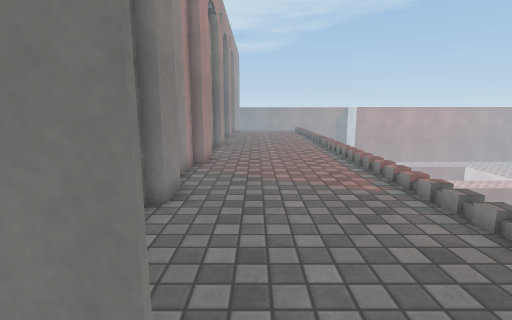
View 1 (above)

18 first-person views from a walk through a 3-D level made in the Unity game engine. The camera is 1.2 m above the floor, tilts 10° down and sees 85° across. The floor is counted in squares, 0.5 m on a side. Each view is taken from the middle of a square. On the plan, view 1 faces up. The plan holds only what a view shows up to about 18 squares ahead; the rest is blank. The place goes on beyond the plan. The player is left out. Surface patterns are stand-ins for the level's own textures.

View 2
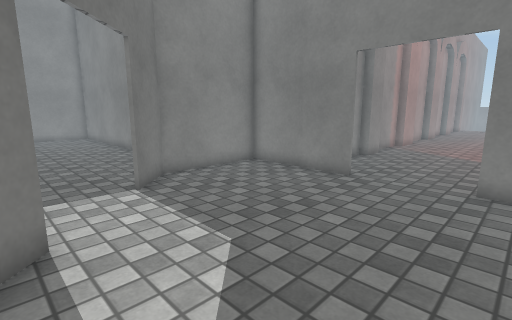

View 3
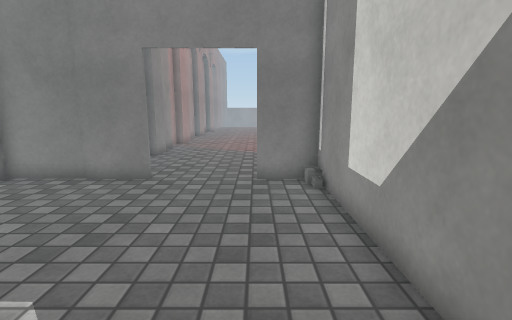

View 4
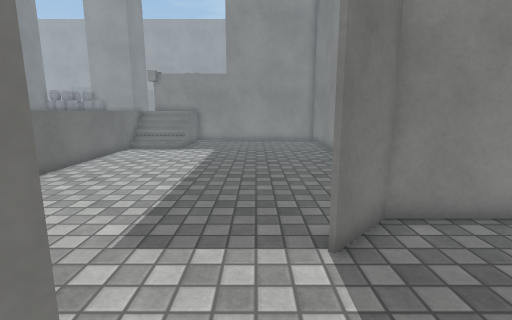

View 5
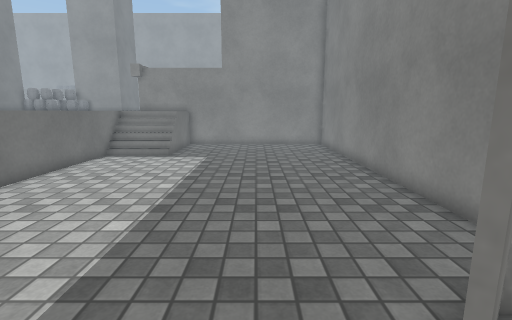

View 6
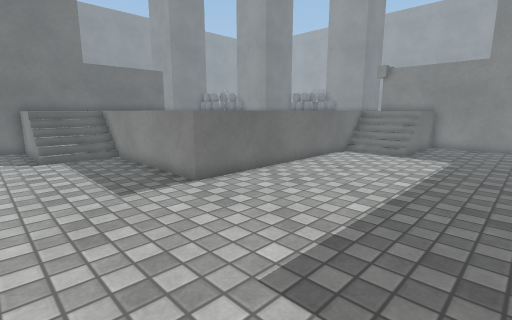

View 7
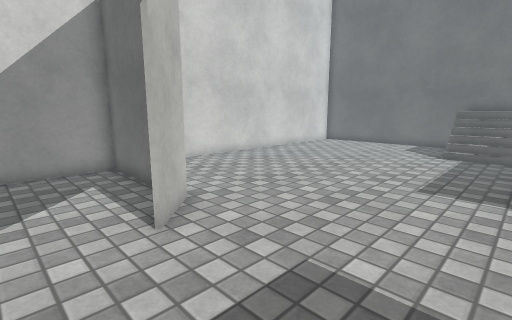

View 8
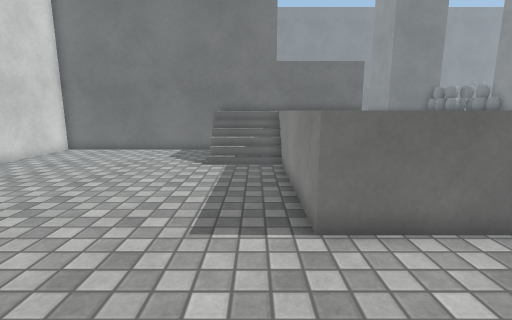

View 9
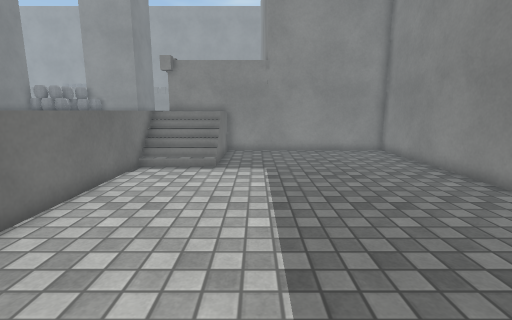

View 10
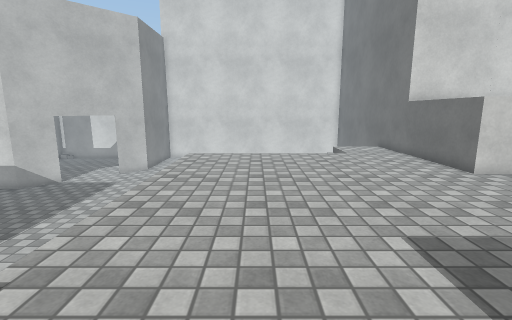

View 11
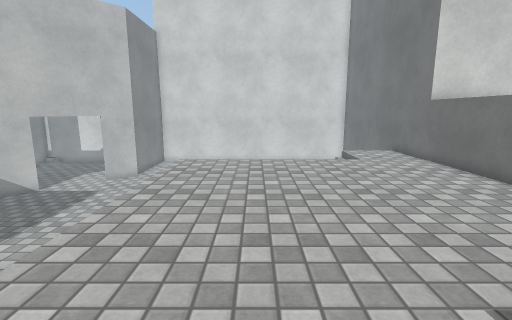

View 12
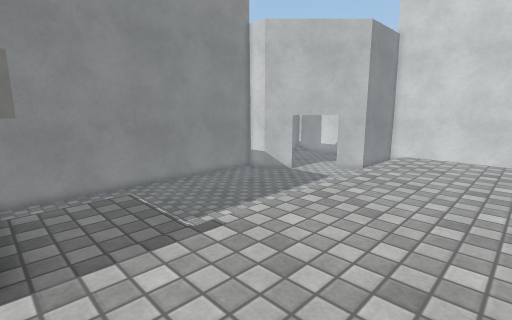

View 13
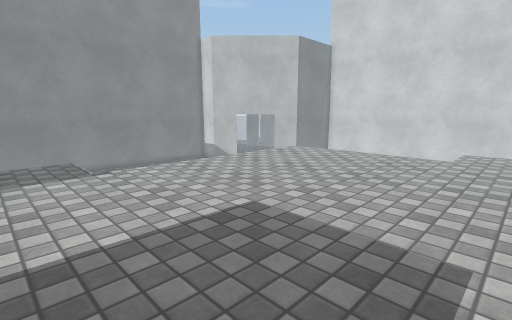

View 14
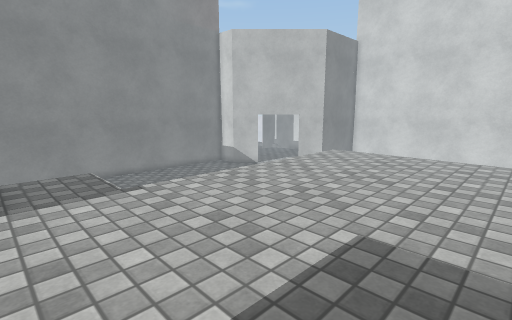

View 15
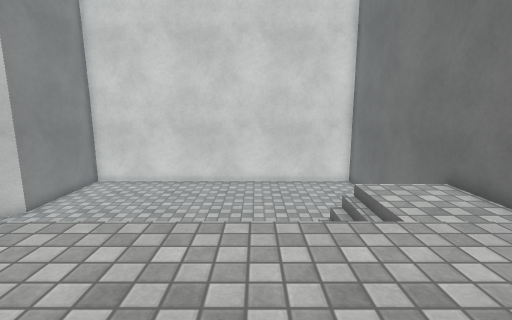

View 16
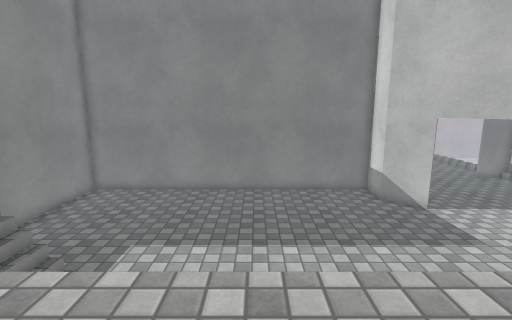

View 17
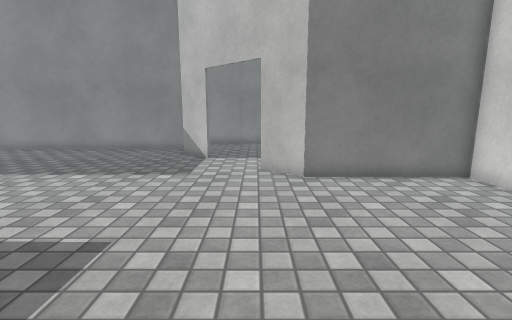

View 18
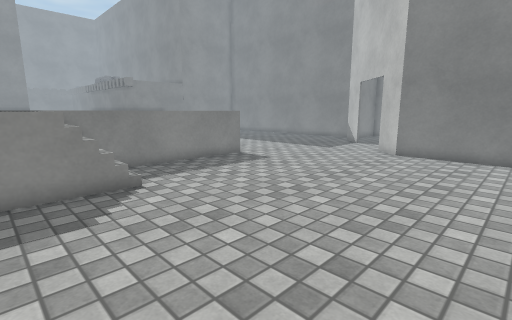

### Floor plan
Key: @ floor where view 1 was taken; # wall or solid block; . main floor; : floor 0.25 m higher than the main floor; + floor 1.25 m higher than the main floor; * floor 2.75 m higher than the main floor; / step, stairs or slope; = window, fence, low wall or low ledge; v drop or lower ground.
Columns run from 23 left of view 1 to 5 right of it. Each row starts with its distance up from view 1.
 15                     #.......:
 14                     ##......:
 13                     ##......:
 12                     #.......:
 11                     #.......:
 10                     #.......:
  9                      .......:
  8                      #......:
  7                     ##......:
  6                     #.......:
  5                      .......:
  4                      .......
  3                       .....
  2                  ######....##
  1                  #..........#
  0                  #.....@....#
 -1 ##################..........#
 -2 #................#..........#
 -3 #................#..........#
 -4 #................##.........#
 -5 #.................#.........#
 -6 #...........................#
 -7 #...........................#
 -8 #....................##.....#
 -9 ......................#######
-10  ............................
-11 #====/.......................
-12  ++///.......................
-13 +++///.......................
-14 *++/=vvvvvvvvvvv#............
-15 ++++++++++++++++.............
-16 ++++++++++++++++.............
-17 ++++++++++++++++.............
-18 ++++++++++++++++.............
-19 ++++++++++++++++.............
-20 ++++++++++++++++.............
-21 ++++++++++++++++.............
-22 ++++++++++++++++////.........
-23 ++++++++++++++++////.........
-24   ++++++++++++++++++.........
-25    +++++++++++++++++.........
-26 +   +++++++##################

Where each view was taken, in squares from view 1:
view 1: 0 up, 0 right, facing up
view 2: 8 down, 4 right, facing up-left
view 3: 8 down, 3 right, facing up
view 4: 6 down, 0 right, facing left
view 5: 6 down, 3 left, facing left
view 6: 6 down, 2 left, facing down-left
view 7: 5 down, 7 left, facing down-right
view 8: 9 down, 6 left, facing down
view 9: 9 down, 6 left, facing left
view 10: 18 down, 23 left, facing right
view 11: 18 down, 21 left, facing right
view 12: 19 down, 23 left, facing up-right
view 13: 26 down, 23 left, facing up-right
view 14: 23 down, 23 left, facing up-right
view 15: 20 down, 13 left, facing right
view 16: 18 down, 13 left, facing up
view 17: 19 down, 2 left, facing up
view 18: 25 down, 5 right, facing up-left
